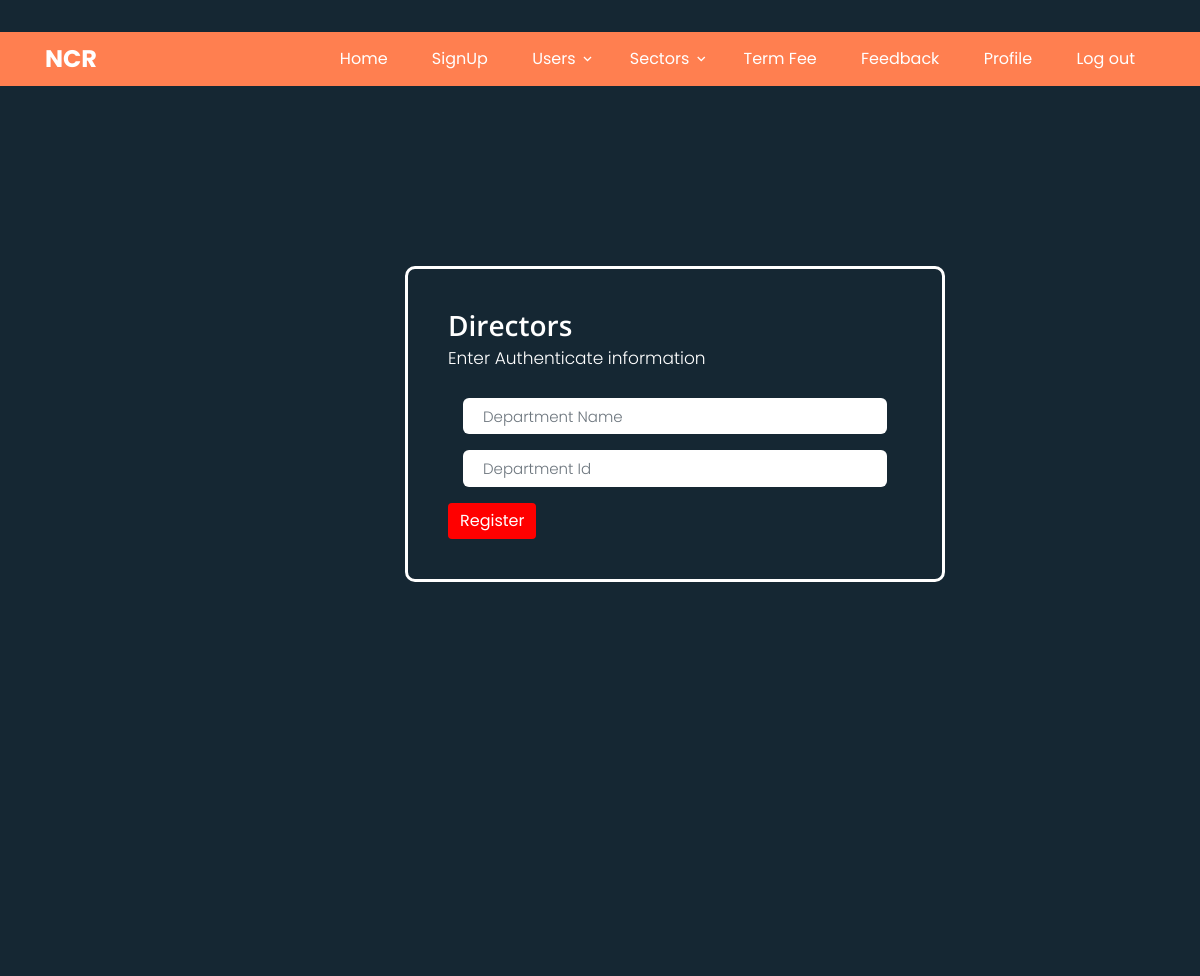
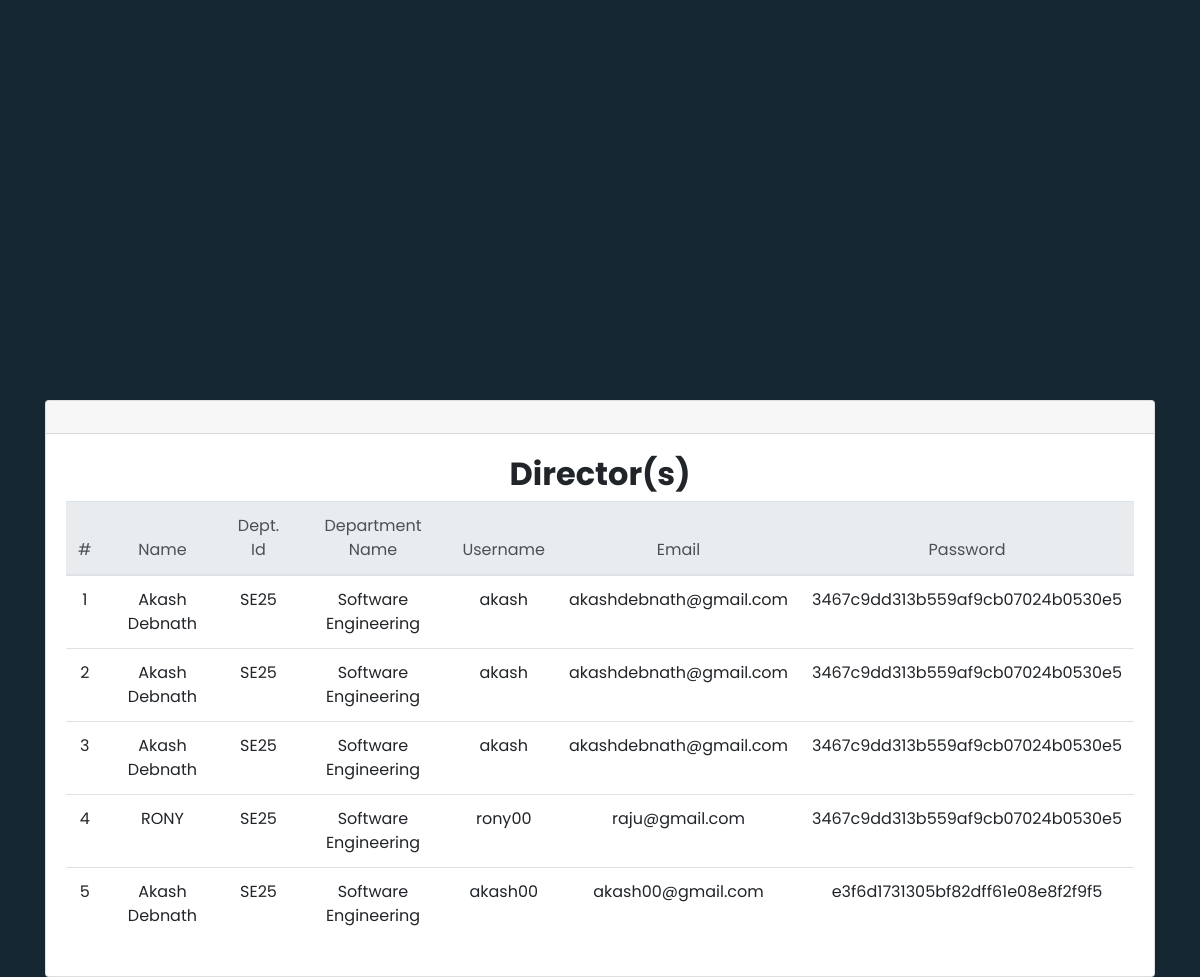
Page /ADMIN/director.php (signed in) on the committed database (2 pictures, top to bottom).
### tables this page shows
CREATE TABLE `faculty_members` (
  `member_id` int(50) NOT NULL,
  `name` varchar(50) NOT NULL,
  `dept_id` varchar(50) NOT NULL,
  `designation` varchar(100) NOT NULL,
  `username` varchar(50) NOT NULL,
  `email` varchar(50) NOT NULL,
  `password` varchar(50) NOT NULL,
  `Signature` varchar(100) NOT NULL
);

CREATE TABLE `director` (
  `id` int(50) NOT NULL,
  `dept_name` varchar(50) NOT NULL,
  `dept_id` varchar(50) NOT NULL
);

### ADMIN/director.php (the view, shortened to what this page needs)
<!doctype html>
<html lang="en">
  <head>
    <link rel="stylesheet" href="fonts/icomoon/style.css">
    <link rel="stylesheet" href="css/owl.carousel.min.css">
    <link rel="stylesheet" href="css/bootstrap.min.css">
    <link rel="stylesheet" href="css/style.css">
    <link rel="stylesheet" href="css/owl.carousel.min.css">
    <link rel="stylesheet" href="addSectionOfficer.css">
  </head>
  <body>
    <header class="site-navbar" role="banner">
      <div class="container">
        <div class="row align-items-center">
          <div class="col-11 col-xl-2">
            <h1 class="mb-0 site-logo"><a href="index.html" class="text-white mb-0"><strong>NCR</strong></a></h1>
          </div>
          <div class="col-12 col-md-10 d-none d-xl-block">
            <nav class="site-navigation position-relative text-right" role="navigation">
              <ul class="site-menu js-clone-nav mr-auto d-none d-lg-block">
                <li><a href="home.php"><span>Home</span></a></li>
                <li><a href="user.php"><span>SignUp</span></a></li>
                <li class="has-children">
                  <a href=""><span>Users</span></a>
                </li>
               <li class="has-children">
                  <a href=""><span>Sectors</span></a>
                </li>
                <li><a href="termfee.php"><span>Term Fee</span></a></li>
                <li><a href="feedback.php"><span>Feedback</span></a></li>
                <li><a href=""><span>Profile</span></a></li>
                <li><a href="logout.php"><span>Log out</span></a></li>
              </ul>
            </nav>
          </div>
          </div>
        </div>
    </header>
   <br><form method="post" action="">
<div class="form-body">
        <div class="row">
            <div class="form-holder">
                <div class="form-content">
                    <div class="form-items">
                        <h3>Directors</h3>
                        <p>Enter Authenticate information</p>
                        <form class="requires-validation" novalidate>
                            <div class="col-md-12">
                               <input class="form-control" type="text" name="dept_name" placeholder="Department Name" required>
                            </div>
                            <div class="col-md-12">
                              <input class="form-control" type="text" name="dept_id" placeholder="Department Id" pattern ="[A-Za-z0-9_]{4,8}" required>
                           </div>
                            <div class="form-button mt-3">
                                <button id="submit" type="submit" class="btn btn-primary">Register</button>
                            </div>
                        </form>
                    </div>
                </div>
            </div>
        </div>
    </div>
            </form>
    <br><br><br><br><br><br><br>
    <br><br><br><br><br><br><br><br>
    <br><br><br><br><br><br><br><br>
  <div class="col-md-12">
  <div class="container">
    <div class="card text-center">
    <div class="card-header">
    </div>
    <div class="card-body">
      <h2 class="ti"><strong>Director(s)</strong></h2>
      <table class="table">
    <thead class="thead-light">
      <tr>
        <th scope="col">#</th>
        <th scope="col">Name</th>
        <th scope="col">Dept. Id</th>
        <th scope="col">Department Name</th>
        <th scope="col">Username</th>
        <th scope="col">Email</th>
        <th scope="col">Password</th>
      </tr>
    </thead>
    <tbody>
      <?php
      include("config.php");
      $i = 0;
          $sel = "SELECT fm.*, dir.dept_name
          FROM faculty_members fm, director dir
          WHERE fm.dept_id=dir.dept_id";
          $Q=mysqli_query($con,$sel);
          while($data=mysqli_fetch_assoc($Q)){
      ?>
      <tr>
        <th scope="row"><?php echo ++$i; ?></th>
        <td><?= $data['name']; ?></td>
        <td><?= $data['dept_id']; ?></td>
        <td><?= $data['dept_name']; ?></td>
        <td><?= $data['username']; ?></td>
        <td><?= $data['email']; ?></td>
        <td><?= $data['password']; ?></td>
      </tr>
    <?php } ?>
    </tbody>
  </table>
  </div>
  </div>
</div>
  </body>
</html>

### ADMIN/css/style.css (style rules this page uses)
body { font-family: "Open Sans", -apple-system, BlinkMacSystemFont, "Segoe UI", Roboto, "Helvetica Neue", Arial, "Noto Sans", sans-serif, "Apple Color Emoji", "Segoe UI Emoji", "Segoe UI Symbol", "Noto Color Emoji"; background-color: #fff; height: 200vh; position: relative; }
body:before { content: ""; position: absolute; top: 0; left: 0; right: 0; bottom: 0; background: rgba(0, 0, 0, 0.5); -webkit-transition: .3s all ease; -o-transition: .3s all ease; transition: .3s all ease; opacity: 0; visibility: hidden; z-index: 1; }
p { color: #b3b3b3; font-weight: 300; }
h1, h2, h3, h4, h5, h6, .h1, .h2, .h3, .h4, .h5, .h6 { font-family: "Open Sans", -apple-system, BlinkMacSystemFont, "Segoe UI", Roboto, "Helvetica Neue", Arial, "Noto Sans", sans-serif, "Apple Color Emoji", "Segoe UI Emoji", "Segoe UI Symbol", "Noto Color Emoji"; }
a { -webkit-transition: .3s all ease; -o-transition: .3s all ease; transition: .3s all ease; }
a, a:hover { text-decoration: none !important; }
.site-navbar { margin-bottom: 0px; z-index: 1999; position: absolute; top: 2rem; width: 100%; }
.site-navbar { background-color: coral; }
.site-navbar .site-logo { position: relative; left: 0; font-size: 24px !important; }
.site-navbar .site-navigation .site-menu { margin-bottom: 0; }
.site-navbar .site-navigation .site-menu a { text-decoration: none !important; display: inline-block; }
.site-navbar .site-navigation .site-menu > li { display: inline-block; }
.site-navbar .site-navigation .site-menu > li > a { padding: 10px 0px; color: #fff; font-size: 16px; text-decoration: none !important; }
.site-navbar .site-navigation .site-menu > li > a > span { padding: 5px 20px; display: inline-block; -webkit-transition: .3s all ease; -o-transition: .3s all ease; transition: .3s all ease; border-radius: 30px; }
.site-navbar .site-navigation .site-menu .has-children { position: relative; }
.site-navbar .site-navigation .site-menu .has-children > a span { position: relative; padding-right: 30px; }
.site-navbar .site-navigation .site-menu .has-children > a span:before { position: absolute; content: "\e313"; font-size: 16px; top: 50%; right: 10px; -webkit-transform: translateY(-50%); -ms-transform: translateY(-50%); transform: translateY(-50%); font-family: 'icomoon'; }
.site-mobile-menu .site-nav-wrap { padding: 0; margin: 0; list-style: none; position: relative; }
.site-mobile-menu .site-nav-wrap a { padding: 10px 20px; display: block; position: relative; color: #212529; }
.site-mobile-menu .site-nav-wrap li { position: relative; display: block; }
.site-mobile-menu .site-nav-wrap > li { display: block; position: relative; float: left; width: 100%; }
.site-mobile-menu .site-nav-wrap > li > a { padding-left: 20px; font-size: 20px; }

### ADMIN/addSectionOfficer.css (style rules this page uses)
*, body { font-family: 'Poppins', sans-serif; font-weight: 400; -webkit-font-smoothing: antialiased; text-rendering: optimizeLegibility; -moz-osx-font-smoothing: grayscale; }
html, body { height: 100%; background-color: #152733; overflow: hidden; }
.form-holder { display: flex; flex-direction: column; justify-content: center; align-items: center; text-align: center; min-height: 100vh; }
.form-holder .form-content { position: relative; text-align: center; display: -webkit-box; display: -moz-box; display: -ms-flexbox; display: -webkit-flex; display: flex; -webkit-justify-content: center; justify-content: center; -webkit-align-items: center; align-items: center; padding: 60px; }
.form-content .form-items { border: 3px solid #fff; padding: 40px; display: inline-block; width: 100%; min-width: 540px; -webkit-border-radius: 10px; -moz-border-radius: 10px; border-radius: 10px; text-align: left; -webkit-transition: all 0.4s ease; transition: all 0.4s ease; }
.form-content h3 { color: #fff; text-align: left; font-size: 28px; font-weight: 600; margin-bottom: 5px; }
.form-content p { color: #fff; text-align: left; font-size: 17px; font-weight: 300; line-height: 20px; margin-bottom: 30px; }
.form-content input[type=text], .form-content input[type=password], .form-content input[type=email], .form-content select { width: 100%; padding: 9px 20px; text-align: left; border: 0; outline: 0; border-radius: 6px; background-color: #fff; font-size: 15px; font-weight: 300; color: #8D8D8D; -webkit-transition: all 0.3s ease; transition: all 0.3s ease; margin-top: 16px; }
.btn-primary { margin: 0 auto; background-color: red; outline: none; border: 2px; box-shadow: none; }

### ADMIN/director.php (style rules this page uses)
form { margin: 0 auto; width:40%; }

### rows in the picture
faculty_members: name "Akash Debnath", dept "SE25", director.dept_name "Software Engineering", username "akash", email "akashdebnath@gmail.com", password "3467c9dd313b559af9cb07024b0530e5"
faculty_members: name "Akash Debnath", dept "SE25", director.dept_name "Software Engineering", username "akash", email "akashdebnath@gmail.com", password "3467c9dd313b559af9cb07024b0530e5"
faculty_members: name "Akash Debnath", dept "SE25", director.dept_name "Software Engineering", username "akash", email "akashdebnath@gmail.com", password "3467c9dd313b559af9cb07024b0530e5"
faculty_members: name "RONY", dept "SE25", director.dept_name "Software Engineering", username "rony00", email "raju@gmail.com", password "3467c9dd313b559af9cb07024b0530e5"
faculty_members: name "Akash Debnath", dept "SE25", director.dept_name "Software Engineering", username "akash00", email "akash00@gmail.com", password "e3f6d1731305bf82dff61e08e8f2f9f5"
